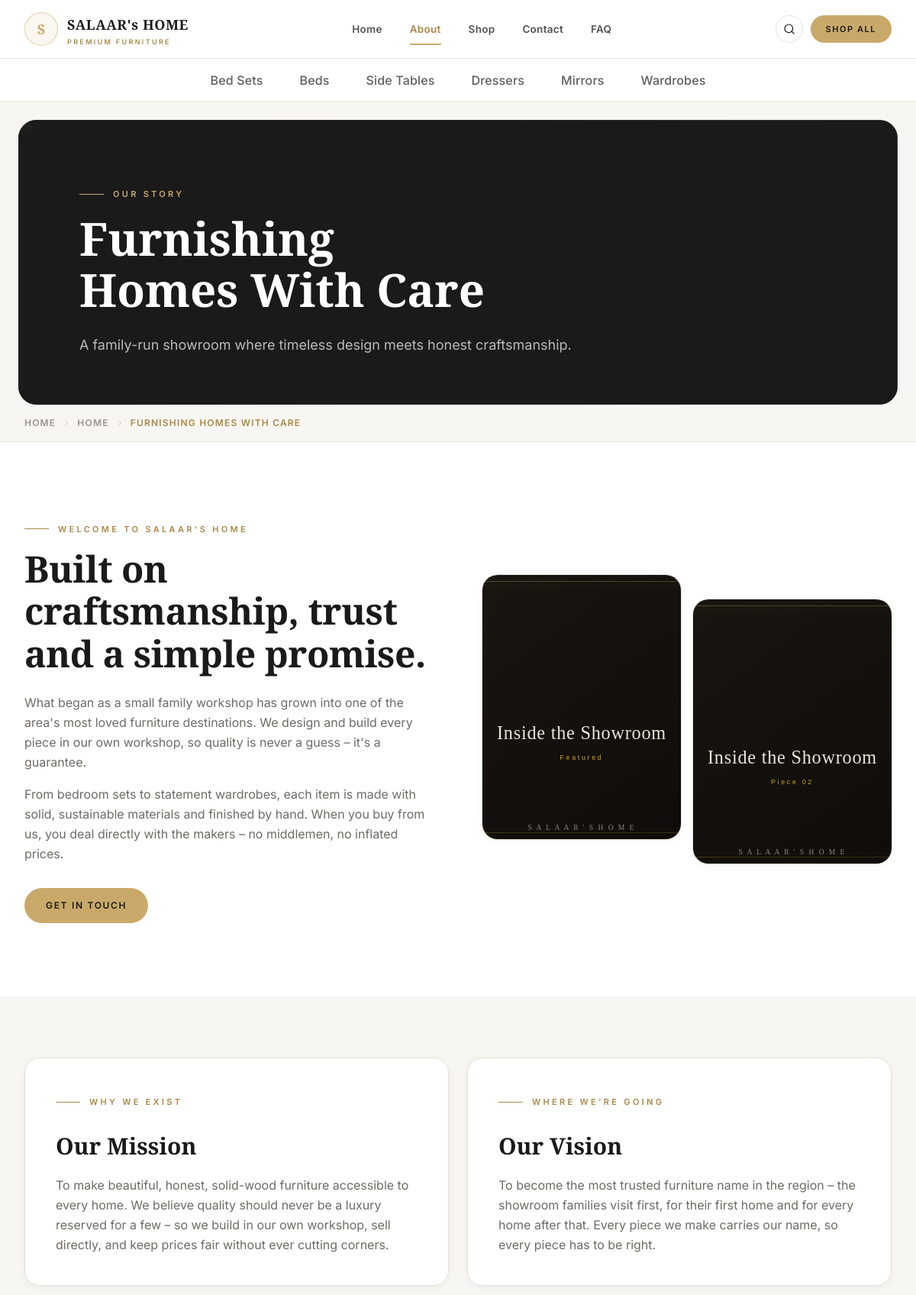
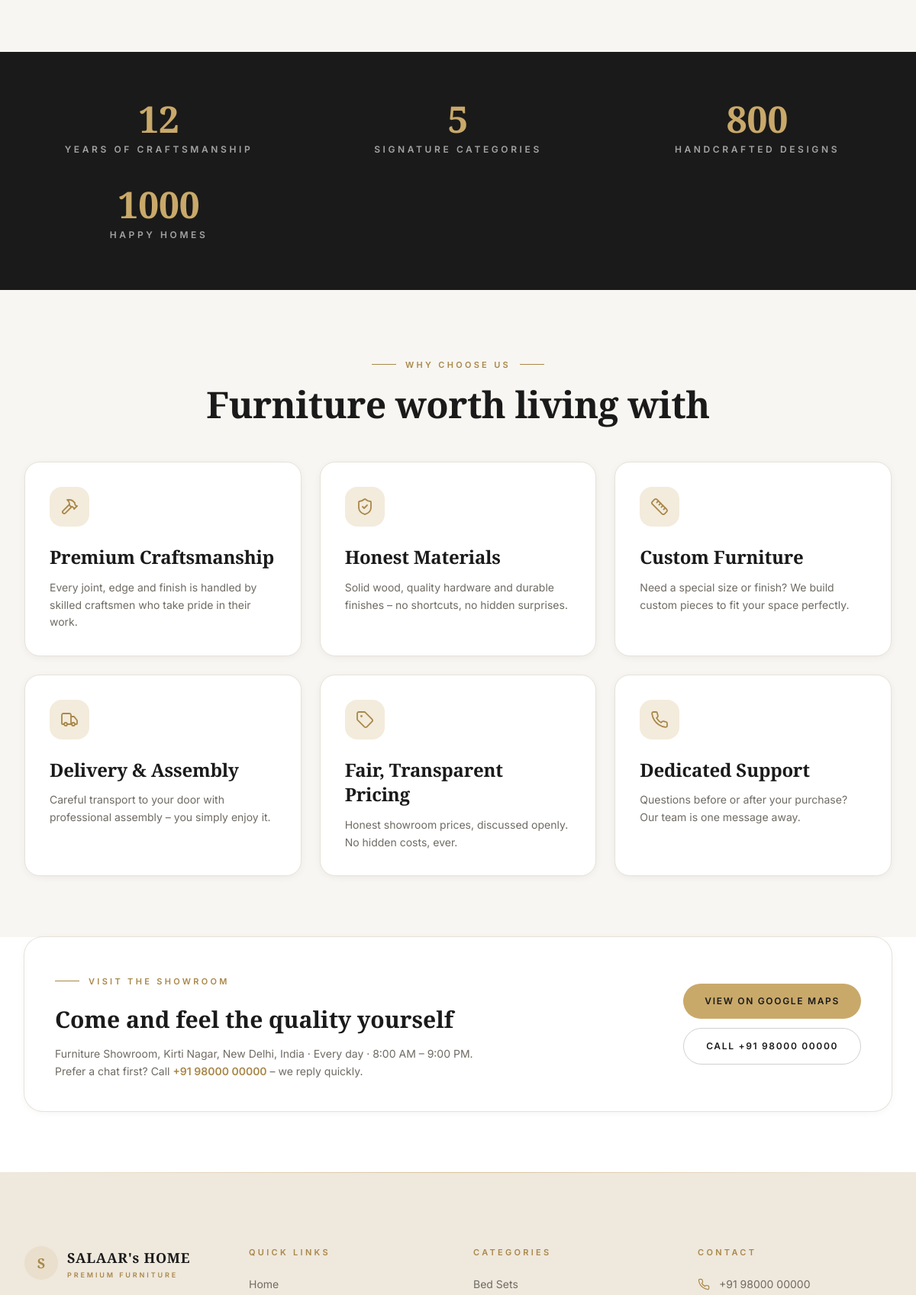
The page /about/ (upper part) on the database its author committed (2 pictures, top to bottom).
### store/models.py (models this page shows, shortened)
class NavCategory(models.Model):
    label = models.CharField(max_length=120)
    slug = models.SlugField(max_length=120, unique=True)
    source_category = models.ForeignKey(
        Category,
        on_delete=models.SET_NULL,
        null=True,
        blank=True,
        related_name="nav_items"
    )
    tagline = models.CharField(max_length=255, blank=True)
    short = models.CharField(max_length=350, blank=True)
    description = models.TextField(blank=True)
    empty_title = models.CharField(max_length=255, blank=True)
    empty_text = models.TextField(blank=True)
    seo_title = models.CharField(max_length=255, blank=True)
    seo_description = models.TextField(blank=True)
    order = models.PositiveIntegerField(default=0)
    is_in_header = models.BooleanField(default=True)
    class Meta:
        verbose_name_plural = "Nav Categories"
        ordering = ["order", "label"]

### store/views.py (the view)
# urls.py: path("about/", views.about_view, name="about"),
def about_view(request):
    return render(
        request,
        "pages/about.html",
        {
            "breadcrumb_items": [
                {"label": "Home", "url": "/"},
                {"label": "Furnishing Homes With Care"},
            ]
        },
    )

### store/context_processors.py (called while the page is built)
def site_context(request):
    header_categories = NavCategory.objects.filter(is_in_header=True).order_by("order")
    all_nav_categories = NavCategory.objects.all().order_by("order")
    categories = Category.objects.all().order_by("order")
    cart_count = 0
    cart = None
    if request.user.is_authenticated:
        cart = Cart.objects.filter(user=request.user).first()
    elif request.session.session_key:
        cart = Cart.objects.filter(session_key=request.session.session_key).first()
    if cart:
        cart_count = cart.total_count
    return {
        "SITE": SITE,
        "HEADER_CATEGORIES": header_categories,
        "ALL_NAV_CATEGORIES": all_nav_categories,
        "CATEGORIES": categories,
        "cart_count": cart_count,
        "current_path": request.path,
        "canonical_path": request.path.rstrip("/"),
    }

### templates/pages/about.html (shortened to what this page needs)
{% extends "base.html" %}
{% load static %}
{% block content %}
{% include "includes/page_hero.html" with title="Furnishing Homes With Care" eyebrow="Our Story" description="A family-run showroom where timeless design meets honest craftsmanship." image="/banners/1.webp" %}
{% include "includes/breadcrumb.html" with items=breadcrumb_items %}
<section class="bg-linen py-16 sm:py-20 lg:py-24">
  <div class="mx-auto grid w-full max-w-[1400px] items-center gap-10 px-4 sm:px-6 lg:grid-cols-2 lg:gap-16 lg:px-8 xl:px-12">
    <div>
      <p class="eyebrow">
        <span class="h-px w-8 bg-gold-deep" aria-hidden="true"></span>
        Welcome to {{ SITE.name }}
      </p>
      <h2 class="title-lg">Built on craftsmanship, trust and a simple promise.</h2>
      <p class="mt-6 leading-relaxed text-stone">
        What began as a small family workshop has grown into one of the area's most loved furniture destinations. We design and build every piece in our own workshop, so quality is never a guess – it's a guarantee.
      </p>
      <p class="mt-4 leading-relaxed text-stone">
        From bedroom sets to statement wardrobes, each item is made with solid, sustainable materials and finished by hand. When you buy from us, you deal directly with the makers – no middlemen, no inflated prices.
      </p>
      <a href="{% url 'contact' %}" class="btn-gold mt-8">Get in Touch</a>
    </div>
    <div class="grid grid-cols-2 gap-4">
      <div class="relative aspect-[3/4] overflow-hidden rounded-[20px] shadow-soft ring-1 ring-line">
        <img src="{% static 'placeholders/gallery-1.svg' %}" alt="Inside the SALAAR's HOME showroom – 1" loading="lazy" class="h-full w-full object-cover">
      </div>
      <div class="relative mt-8 aspect-[3/4] overflow-hidden rounded-[20px] shadow-soft ring-1 ring-line">
        <img src="{% static 'placeholders/gallery-2.svg' %}" alt="Inside the SALAAR's HOME showroom – 2" loading="lazy" class="h-full w-full object-cover">
      </div>
    </div>
  </div>
</section>
<section class="bg-cream py-16 sm:py-20">
  <div class="mx-auto grid w-full max-w-[1400px] gap-6 px-4 sm:px-6 lg:grid-cols-2 lg:px-8 xl:px-12">
    <div class="card card-hover h-full p-8 sm:p-10">
      <p class="eyebrow">
        <span class="h-px w-8 bg-gold-deep" aria-hidden="true"></span>
        Why We Exist
      </p>
      <h2 class="mt-4 font-display text-2xl font-semibold text-ink sm:text-3xl">Our Mission</h2>
      <p class="mt-5 leading-relaxed text-stone">To make beautiful, honest, solid-wood furniture accessible to every home. We believe quality should never be a luxury reserved for a few – so we build in our own workshop, sell directly, and keep prices fair without ever cutting corners.</p>
    </div>
    <div class="card card-hover h-full p-8 sm:p-10">
      <p class="eyebrow">
        <span class="h-px w-8 bg-gold-deep" aria-hidden="true"></span>
        Where We're Going
      </p>
      <h2 class="mt-4 font-display text-2xl font-semibold text-ink sm:text-3xl">Our Vision</h2>
      <p class="mt-5 leading-relaxed text-stone">To become the most trusted furniture name in the region – the showroom families visit first, for their first home and for every home after that. Every piece we make carries our name, so every piece has to be right.</p>
    </div>
  </div>
</section>
<section class="bg-ink py-14 sm:py-16">
  <div class="mx-auto w-full max-w-[1400px] px-4 sm:px-6 lg:px-8 xl:px-12">
    <div class="grid gap-10 text-center sm:grid-cols-3">
      <div>
        <p class="font-display text-4xl font-semibold text-gold sm:text-5xl">12</p>
        <p class="mt-2 text-xs font-semibold tracking-[0.3em] text-white/60 uppercase">Years of Craftsmanship</p>
      </div>
      <div>
        <p class="font-display text-4xl font-semibold text-gold sm:text-5xl">5</p>
        <p class="mt-2 text-xs font-semibold tracking-[0.3em] text-white/60 uppercase">Signature Categories</p>
      </div>
      <div>
        <p class="font-display text-4xl font-semibold text-gold sm:text-5xl">800</p>
        <p class="mt-2 text-xs font-semibold tracking-[0.3em] text-white/60 uppercase">Handcrafted Designs</p>
      </div>
      <div>
        <p class="font-display text-4xl font-semibold text-gold sm:text-5xl">1000</p>
        <p class="mt-2 text-xs font-semibold tracking-[0.3em] text-white/60 uppercase">Happy Homes</p>
      </div>
    </div>
  </div>
</section>
<section class="bg-cream py-16 sm:py-20">
  <div class="mx-auto w-full max-w-[1400px] px-4 sm:px-6 lg:px-8 xl:px-12">
    <div class="mx-auto max-w-2xl text-center">
      <p class="eyebrow justify-center">
        <span class="h-px w-8 bg-gold-deep" aria-hidden="true"></span>
        Why Choose Us
        <span class="h-px w-8 bg-gold-deep" aria-hidden="true"></span>
      </p>
      <h2 class="title-lg">Furniture worth living with</h2>
    </div>
    <div class="mt-12 grid items-stretch gap-5 sm:grid-cols-2 sm:gap-6 lg:grid-cols-3">
      <div class="h-full">
        <div class="card card-hover group relative h-full overflow-hidden p-8">
          <span class="flex h-13 w-13 items-center justify-center rounded-2xl bg-gold-pale text-gold-deep transition-all duration-200 group-hover:bg-gold group-hover:text-ink group-hover:shadow-gold">
            {% include "includes/icons/hammer.html" with class="h-6 w-6" %}
          </span>
          <h3 class="title-md mt-6 text-ink">Premium Craftsmanship</h3>
          <p class="mt-3 text-sm leading-relaxed text-stone">Every joint, edge and finish is handled by skilled craftsmen who take pride in their work.</p>
        </div>
      </div>
      <div class="h-full">
        <div class="card card-hover group relative h-full overflow-hidden p-8">
          <span class="flex h-13 w-13 items-center justify-center rounded-2xl bg-gold-pale text-gold-deep transition-all duration-200 group-hover:bg-gold group-hover:text-ink group-hover:shadow-gold">
            {% include "includes/icons/shield.html" with class="h-6 w-6" %}
          </span>
          <h3 class="title-md mt-6 text-ink">Honest Materials</h3>
          <p class="mt-3 text-sm leading-relaxed text-stone">Solid wood, quality hardware and durable finishes – no shortcuts, no hidden surprises.</p>
        </div>
      </div>
      <div class="h-full">
        <div class="card card-hover group relative h-full overflow-hidden p-8">
          <span class="flex h-13 w-13 items-center justify-center rounded-2xl bg-gold-pale text-gold-deep transition-all duration-200 group-hover:bg-gold group-hover:text-ink group-hover:shadow-gold">
            {% include "includes/icons/ruler.html" with class="h-6 w-6" %}
          </span>
          <h3 class="title-md mt-6 text-ink">Custom Furniture</h3>
          <p class="mt-3 text-sm leading-relaxed text-stone">Need a special size or finish? We build custom pieces to fit your space perfectly.</p>
        </div>
      </div>
      <div class="h-full">
        <div class="card card-hover group relative h-full overflow-hidden p-8">
          <span class="flex h-13 w-13 items-center justify-center rounded-2xl bg-gold-pale text-gold-deep transition-all duration-200 group-hover:bg-gold group-hover:text-ink group-hover:shadow-gold">
            {% include "includes/icons/truck.html" with class="h-6 w-6" %}
          </span>
          <h3 class="title-md mt-6 text-ink">Delivery &amp; Assembly</h3>
          <p class="mt-3 text-sm leading-relaxed text-stone">Careful transport to your door with professional assembly – you simply enjoy it.</p>
        </div>
      </div>
      <div class="h-full">
        <div class="card card-hover group relative h-full overflow-hidden p-8">
          <span class="flex h-13 w-13 items-center justify-center rounded-2xl bg-gold-pale text-gold-deep transition-all duration-200 group-hover:bg-gold group-hover:text-ink group-hover:shadow-gold">
            {% include "includes/icons/tag.html" with class="h-6 w-6" %}
          </span>
          <h3 class="title-md mt-6 text-ink">Fair, Transparent Pricing</h3>
          <p class="mt-3 text-sm leading-relaxed text-stone">Honest showroom prices, discussed openly. No hidden costs, ever.</p>
        </div>
      </div>
      <div class="h-full">
        <div class="card card-hover group relative h-full overflow-hidden p-8">
          <span class="flex h-13 w-13 items-center justify-center rounded-2xl bg-gold-pale text-gold-deep transition-all duration-200 group-hover:bg-gold group-hover:text-ink group-hover:shadow-gold">
            {% include "includes/icons/phone.html" with class="h-6 w-6" %}
          </span>
          <h3 class="title-md mt-6 text-ink">Dedicated Support</h3>
          <p class="mt-3 text-sm leading-relaxed text-stone">Questions before or after your purchase? Our team is one message away.</p>
        </div>
      </div>
    </div>
  </div>
</section>
<section class="bg-linen pb-16 sm:pb-20">
  <div class="mx-auto w-full max-w-[1400px] px-4 sm:px-6 lg:px-8 xl:px-12">
    <div class="rounded-[24px] bg-white p-8 shadow-soft ring-1 ring-line sm:p-10">
      <div class="grid items-center gap-8 lg:grid-cols-[1fr_auto]">
        <div>
          <p class="eyebrow">
            <span class="h-px w-8 bg-gold-deep" aria-hidden="true"></span>
            Visit the Showroom
          </p>
          <h2 class="mt-2 font-display text-2xl font-semibold sm:text-3xl">Come and feel the quality yourself</h2>
          <p class="mt-4 max-w-xl text-sm leading-relaxed text-stone">
            {{ SITE.address }} · {{ SITE.hours }}. Prefer a chat first? Call
            <a href="tel:+{{ SITE.phone_intl }}" class="font-semibold text-gold-deep underline-offset-2 hover:underline">{{ SITE.phone_display }}</a>
            – we reply quickly.
          </p>
        </div>
        <div class="flex flex-col gap-3 sm:flex-row lg:flex-col">
          <a href="{{ SITE.maps_url }}" target="_blank" rel="noopener noreferrer" class="btn-gold">View on Google Maps</a>
          <a href="tel:+{{ SITE.phone_intl }}" class="btn-outline-dark">Call {{ SITE.phone_display }}</a>
        </div>
      </div>
    </div>
  </div>
</section>
{% endblock %}

### templates/includes/category_nav.html (shortened to what this page needs)
<nav id="category-nav-scroller" aria-label="Categories" class="no-scrollbar sticky top-16 z-40 flex h-12 w-full snap-x snap-proximity items-center gap-x-8 overflow-x-auto border-b border-line bg-white px-4 sm:gap-x-10 sm:px-6 md:top-[76px] md:h-14 lg:snap-none lg:justify-center lg:gap-x-12 lg:overflow-visible lg:px-8 xl:px-12">
  {% for cat in HEADER_CATEGORIES %}
    {% url 'nav_category' cat.slug as cat_url %}
    <a href="{{ cat_url }}"
       class="group relative flex shrink-0 snap-start cursor-pointer items-center self-stretch whitespace-nowrap text-[15px] font-medium tracking-[0.01em] transition-colors duration-200 md:text-[16px] {% if current_path == cat_url %}text-gold-deep{% else %}text-ink/70 hover:text-gold-deep{% endif %}">
      {{ cat.label }}
    </a>
  {% endfor %}
</nav>

### templates/includes/footer.html (shortened to what this page needs)
<footer class="bg-beige text-ink">
  <div class="h-px bg-gradient-to-r from-transparent via-gold/60 to-transparent" aria-hidden="true"></div>
  <div class="mx-auto w-full max-w-[1400px] px-4 sm:px-6 lg:px-8 xl:px-12 grid gap-12 py-16 sm:grid-cols-2 lg:grid-cols-4 lg:gap-10 lg:py-24">
    <div>
      <div class="flex items-center gap-3">
        <span class="flex h-11 w-11 items-center justify-center rounded-full bg-gold/15 font-display text-lg font-bold text-gold-deep">
          S
        </span>
        <span class="leading-none">
          <span class="block font-display text-lg font-bold tracking-[0.04em]">{{ SITE.name }}</span>
          <span class="mt-1 block text-[9px] font-semibold tracking-[0.32em] text-gold-deep uppercase">
            {{ SITE.tagline_short }}
          </span>
        </span>
      </div>
    </div>
    <nav aria-label="Footer – quick links">
      <h3 class="mb-6 text-[11px] font-semibold tracking-[0.3em] text-gold-deep uppercase">Quick Links</h3>
      <ul class="space-y-3.5 text-sm">
        <li><a href="{% url 'home' %}" class="link-underline text-stone hover:text-ink">Home</a></li>
      </ul>
    </nav>
    <nav aria-label="Footer – categories">
      <h3 class="mb-6 text-[11px] font-semibold tracking-[0.3em] text-gold-deep uppercase">Categories</h3>
      <ul class="space-y-3.5 text-sm">
        {% for cat in ALL_NAV_CATEGORIES %}
          <li>
            <a href="{% url 'nav_category' cat.slug %}" class="link-underline text-stone hover:text-ink">
              {{ cat.label }}
            </a>
          </li>
        {% endfor %}
      </ul>
    </nav>
    <div>
      <h3 class="mb-6 text-[11px] font-semibold tracking-[0.3em] text-gold-deep uppercase">Contact</h3>
      <ul class="space-y-4 text-sm text-stone">
        <li class="flex items-start gap-3">
          {% include "includes/icons/phone.html" with class="mt-0.5 h-4 w-4 shrink-0 text-gold-deep" %}
          <a href="tel:+{{ SITE.phone_intl }}" class="link-underline hover:text-ink">{{ SITE.phone_display }}</a>
        </li>
      </ul>
    </div>
  </div>
</footer>

### templates/base.html (style rules this page uses)
:root { --font-cormorant: 'Cormorant Garamond', Georgia, serif; --font-inter: 'Inter', system-ui, -apple-system, sans-serif; }

### rows shown on the page
NavCategory: label "Bed Sets"
NavCategory: label "Beds"
NavCategory: label "Side Tables"
NavCategory: label "Dressers"
NavCategory: label "Mirrors"
NavCategory: label "Wardrobes"

### other values the page prints
{{ SITE.name }} "SALAAR's HOME"
{{ SITE.tagline_short }} "PREMIUM FURNITURE"
{{ eyebrow }} "OUR STORY"
{{ title }} "Furnishing Homes With Care"
{{ description }} "A family-run showroom where timeless design meets honest craftsmanship."
{{ item.label }} "HOME"
{{ item.label }} "FURNISHING HOMES WITH CARE"
{{ SITE.name }} "SALAAR'S HOME"
{{ SITE.address }} "Furniture Showroom, Kirti Nagar, New Delhi, India"
{{ SITE.hours }} "Every day · 8:00 AM – 9:00 PM"
{{ SITE.phone_display }} "+91 98000 00000"
